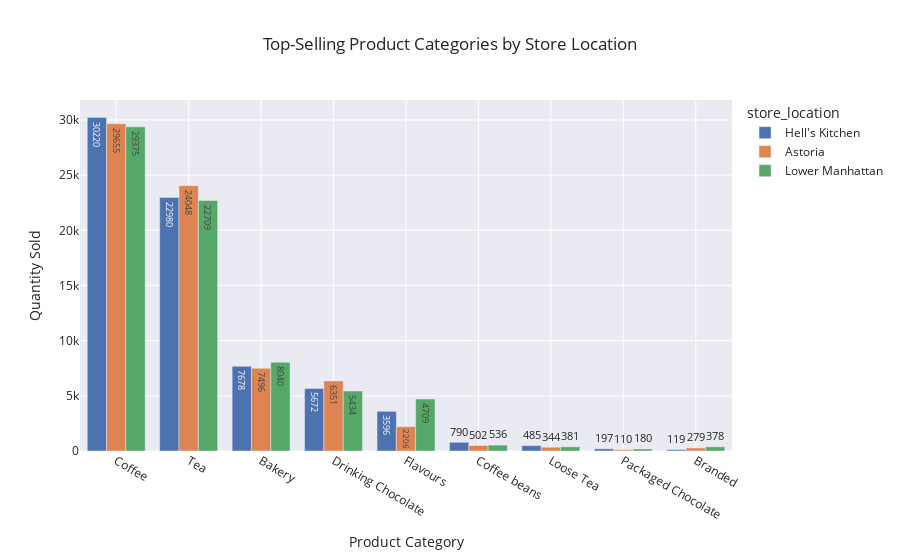

The code cell stored with this chart in its notebook:
### Code cell
fig_categories = px.bar(category_summary,
             x='product_category',
             y='transaction_qty',
             color='store_location',
             barmode='group',
             title='Top-Selling Product Categories by Store Location',
             labels={'transaction_qty': 'Quantity Sold', 'product_category': 'Product Category'},
             text='transaction_qty')
fig_categories.show()

### Figure 1 — Plotly figure (JSON) as saved in the notebook; plotly's stock layout.template omitted (floating-point values rounded to 4 significant figures)
{"data": [{"alignmentgroup": "True", "hovertemplate": "store_location=Hell's Kitchen<br>Product Category=%{x}<br>Quantity Sold=%{text}<extra></extra>", "legendgroup": "Hell's Kitchen", "marker": {"color": "rgb(76,114,176)", "pattern": {"shape": ""}}, "name": "Hell's Kitchen", "offsetgroup": "Hell's Kitchen", "orientation": "v", "showlegend": true, "text": [30220, 22980, 7678, 5672, 3596, 790, 485, 197, 119], "textposition": "auto", "type": "bar", "x": ["Coffee", "Tea", "Bakery", "Drinking Chocolate", "Flavours", "Coffee beans", "Loose Tea", "Packaged Chocolate", "Branded"], "xaxis": "x", "y": [30220, 22980, 7678, 5672, 3596, 790, 485, 197, 119], "yaxis": "y"}, {"alignmentgroup": "True", "hovertemplate": "store_location=Astoria<br>Product Category=%{x}<br>Quantity Sold=%{text}<extra></extra>", "legendgroup": "Astoria", "marker": {"color": "rgb(221,132,82)", "pattern": {"shape": ""}}, "name": "Astoria", "offsetgroup": "Astoria", "orientation": "v", "showlegend": true, "text": [29655, 24048, 7496, 6351, 2206, 502, 344, 279, 110], "textposition": "auto", "type": "bar", "x": ["Coffee", "Tea", "Bakery", "Drinking Chocolate", "Flavours", "Coffee beans", "Loose Tea", "Branded", "Packaged Chocolate"], "xaxis": "x", "y": [29655, 24048, 7496, 6351, 2206, 502, 344, 279, 110], "yaxis": "y"}, {"alignmentgroup": "True", "hovertemplate": "store_location=Lower Manhattan<br>Product Category=%{x}<br>Quantity Sold=%{text}<extra></extra>", "legendgroup": "Lower Manhattan", "marker": {"color": "rgb(85,168,104)", "pattern": {"shape": ""}}, "name": "Lower Manhattan", "offsetgroup": "Lower Manhattan", "orientation": "v", "showlegend": true, "text": [29375, 22709, 8040, 5434, 4709, 536, 381, 378, 180], "textposition": "auto", "type": "bar", "x": ["Coffee", "Tea", "Bakery", "Drinking Chocolate", "Flavours", "Coffee beans", "Loose Tea", "Branded", "Packaged Chocolate"], "xaxis": "x", "y": [29375, 22709, 8040, 5434, 4709, 536, 381, 378, 180], "yaxis": "y"}], "layout": {"barmode": "group", "legend": {"title": {"text": "store_location"}, "tracegroupgap": 0}, "title": {"text": "Top-Selling Product Categories by Store Location"}, "xaxis": {"anchor": "y", "domain": [0, 1], "title": {"text": "Product Category"}}, "yaxis": {"anchor": "x", "domain": [0, 1], "title": {"text": "Quantity Sold"}}}}
